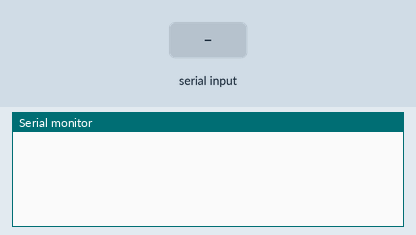
Recording of a sketch running on a simulated ESP32. Shown: the last lines printed to the serial monitor. The inputs (shaded band) are chosen by the test bench.

Above: at 1.2 s.
1.3 s: "Serial1\n" received over the second serial link
At 2.3 s:
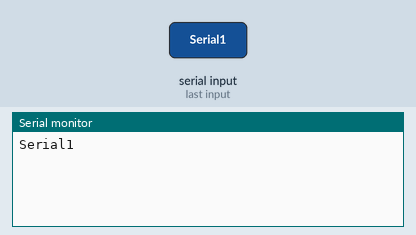
2.8 s: "1" received over the second serial link
At 3.4 s:
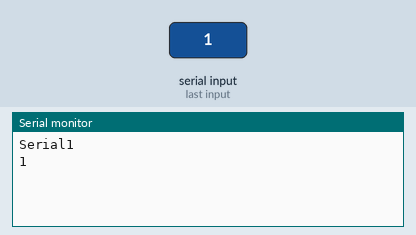

Measured:
- after the input at 1.3 s, the serial monitor: prints a new line at once (image 1)
- after the input at 2.8 s, the serial monitor: prints a new line at once (image 2)

The sketch:

ESP32Serial2PassThrough.ino
```cpp
/*
  SerialPassthrough sketch

  Some boards, like the Arduino 101, the MKR1000, Zero, or the Micro, have one
  hardware serial port attached to Digital pins 0-1, and a separate USB serial
  port attached to the IDE Serial Monitor. This means that the "serial
  passthrough" which is possible with the Arduino UNO (commonly used to interact
  with devices/shields that require configuration via serial AT commands) will
  not work by default.

  This sketch allows you to emulate the serial passthrough behaviour. Any text
  you type in the IDE Serial monitor will be written out to the serial port on
  Digital pins 0 and 1, and vice-versa.

  On the 101, MKR1000, Zero, and Micro, "Serial" refers to the USB Serial port
  attached to the Serial Monitor, and "Serial1" refers to the hardware serial
  port attached to pins 0 and 1. This sketch will emulate Serial passthrough
  using those two Serial ports on the boards mentioned above, but you can change
  these names to connect any two serial ports on a board that has multiple ports.

  created 23 May 2016
  by Erik Nyquist

  https://docs.arduino.cc/built-in-examples/communication/SerialPassthrough/
*/

void setup() {
  Serial.begin(9600);
  Serial2.begin(115200);
}

void loop() {
  if (Serial.available()) {        // If anything comes in Serial (USB),
    Serial2.write(Serial.read());  // read it and send it out Serial1 (pins 0 & 1)
  }

  if (Serial2.available()) {       // If anything comes in Serial1 (pins 0 & 1)
    Serial.write(Serial2.read());  // read it and send it out Serial (USB)
  }
}
```
